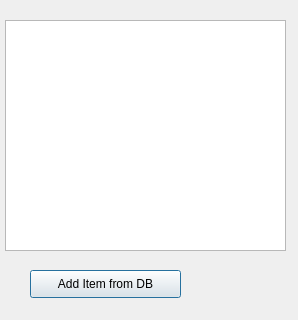
<?xml version="1.0" encoding="UTF-8"?>
<ui version="4.0">
 <class>ObserverDialog</class>
 <widget class="QDialog" name="ObserverDialog">
  <property name="geometry">
   <rect>
    <x>0</x>
    <y>0</y>
    <width>298</width>
    <height>320</height>
   </rect>
  </property>
  <property name="windowTitle">
   <string>Dialog</string>
  </property>
  <widget class="QTableView" name="tableView">
   <property name="geometry">
    <rect>
     <x>5</x>
     <y>20</y>
     <width>281</width>
     <height>231</height>
    </rect>
   </property>
  </widget>
  <widget class="QPushButton" name="pushButton">
   <property name="geometry">
    <rect>
     <x>30</x>
     <y>270</y>
     <width>151</width>
     <height>28</height>
    </rect>
   </property>
   <property name="minimumSize">
    <size>
     <width>151</width>
     <height>0</height>
    </size>
   </property>
   <property name="text">
    <string>Add Item from DB</string>
   </property>
  </widget>
 </widget>
 <resources/>
 <connections/>
</ui>
